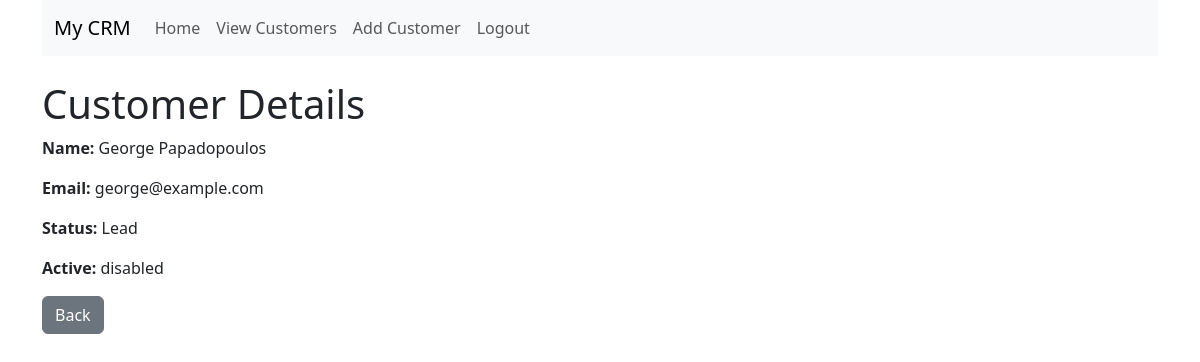
The page /customer/2 (signed in) on the database its author committed.
### tables this page shows
CREATE TABLE customers (
            cid INTEGER PRIMARY KEY AUTOINCREMENT,
            created_by_user_id INTEGER NOT NULL,
            first_name TEXT NOT NULL,
            last_name TEXT NOT NULL,
            email TEXT NOT NULL,
            status TEXT NOT NULL DEFAULT 'Lead',
            is_active TEXT NOT NULL DEFAULT 'active',
            created_at TIMESTAMP DEFAULT CURRENT_TIMESTAMP,
            FOREIGN KEY(created_by_user_id) REFERENCES users(uid)
        );

### app.py (the view)
@app.route('/customer/<int:cid>')
@roles_permitted(['employee'])
def view_customer(cid):
    db = get_db_conn()
    customer = db.execute(
        "SELECT * FROM customers WHERE cid=? AND created_by_user_id=?",
        (cid, session['uid'])
    ).fetchone()
    db.close()
    if not customer:
        return "Customer not found", 404
    return render_template('view_customer.html', customer=customer)

### app.py (called while the page is built)
def roles_permitted(roles):
    def decorator(f):
        @wraps(f)
        def wrapper(*args, **kwargs):
            if 'uid' in session and session.get('role') in roles:
                return f(*args, **kwargs)
            flash(f"ERROR: you need {roles} role to access this page")
            return redirect('/login')
        return wrapper
    return decorator

def get_db_conn():
    db = sqlite3.connect('crm.db')
    db.row_factory = sqlite3.Row
    return db

### templates/view_customer.html (shortened to what this page needs)
{% extends 'base_employee.html' %}
{% block content %}
<h1>Customer Details</h1>
<p><b>Name:</b> {{ customer['first_name'] }} {{ customer['last_name'] }}</p>
<p><b>Email:</b> {{ customer['email'] }}</p>
<p><b>Status:</b> {{ customer['status'] }}</p>
<p><b>Active:</b> {{ customer['is_active'] }}</p>
<a class="btn btn-secondary" href="/customers">Back</a>
{% endblock %}

### rows shown on the page
customers: first_name "George", last_name "Papadopoulos", email "george@example.com", status "Lead", is_active "disabled"
